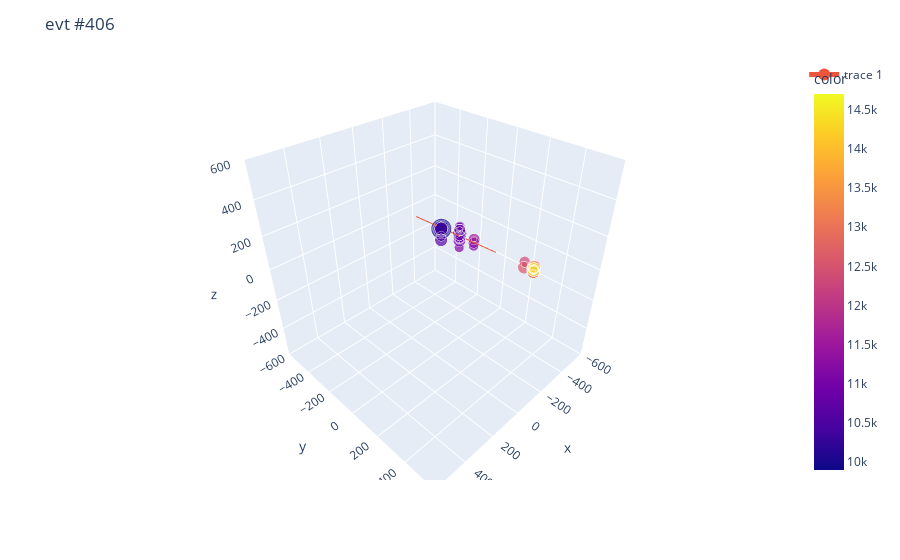

Notebook code cell kept with this figure:
### Markdown cell above
OK, now let's finally make some plots! Here's an event:

### Code cell
iplot(plot_event(*load_single_event("train", 0, 18)))
